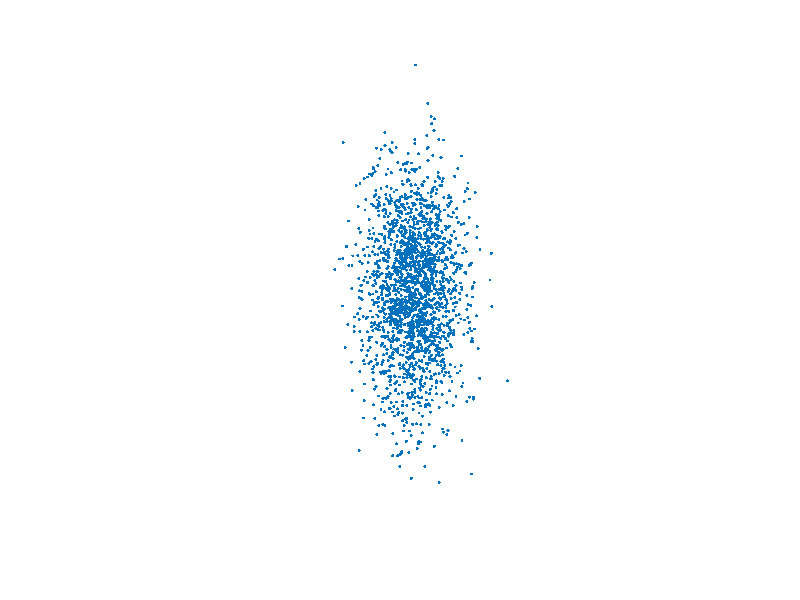

MATLAB code to generate this figure:
% covariance of gaussian vector


Sigma1 = eye(2);
Sigma2 = 1/10*diag([1,10]);
Sigma3 = rand(2,2); Sigma3 = Sigma3*Sigma3';
mu = [0;0];

X = mvnrnd(mu,Sigma1,2000);
%
scatter(X(:,1),X(:,2),50,'.')
xlim([-4,4]);
ylim([-4,4]);
axis off

%%

X = mvnrnd(mu,Sigma2,2000);
%
scatter(X(:,1),X(:,2),50,'.')
xlim([-4,4]);
ylim([-4,4]);
axis off

%%
% 
% X = mvnrnd(mu,Sigma4,2000);
% %
% scatter(X(:,1),X(:,2),50,'.')
% xlim([-4,4]);
% ylim([-4,4]);
% axis off
